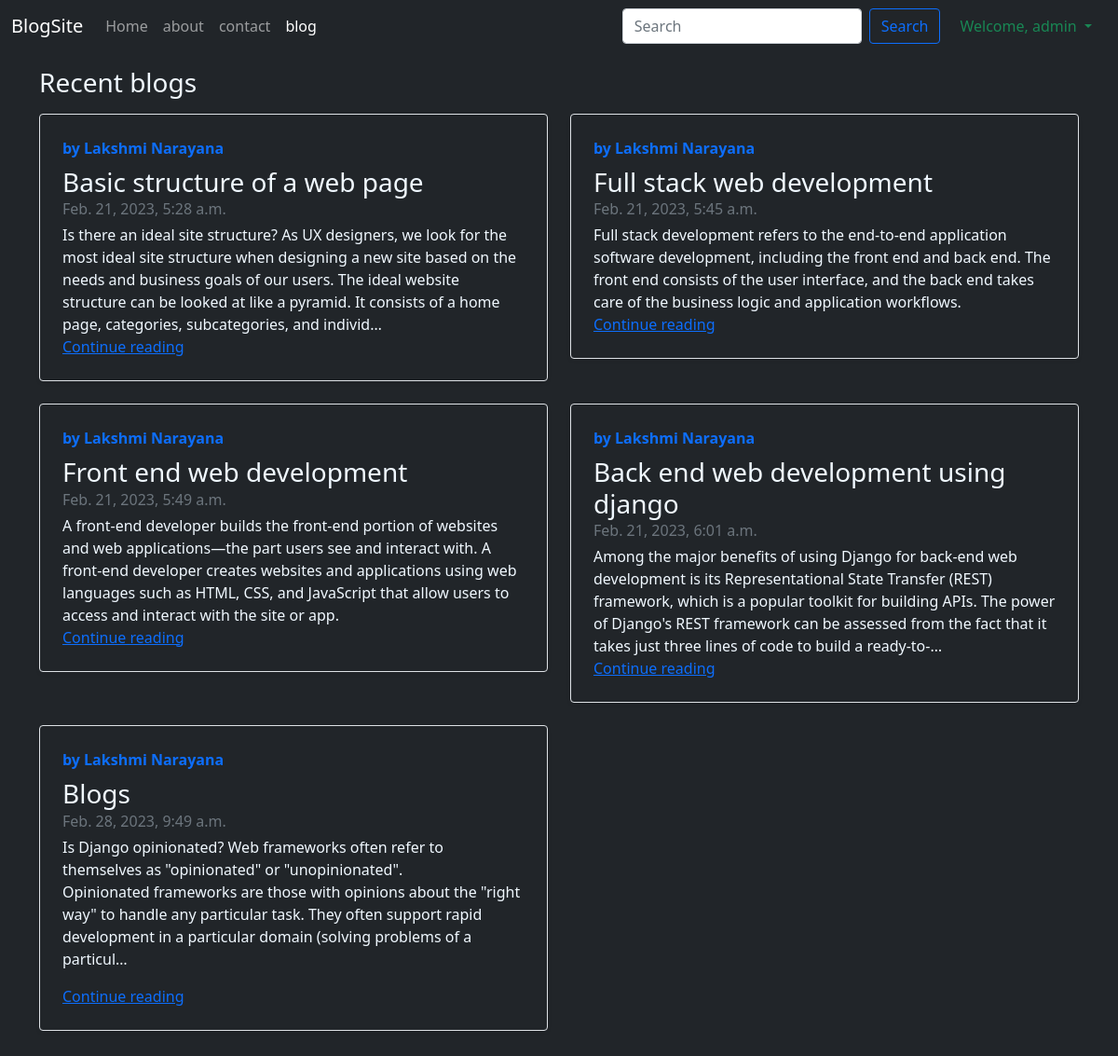
Page /blog/ (signed in) on the committed database.
### blog/models.py (models this page shows, shortened)
class Post(models.Model):
    sno = models.AutoField(primary_key=True)
    author= models.CharField(max_length=100)
    title=models.CharField(max_length=100)
    slug=models.CharField(max_length=140)
    timestamp=models.DateTimeField(blank=True)
    content=models.TextField()

### blog/views.py (the view)
# urls.py: path('',views.blogpage,name='blogpage'),
def blogpage(request):
      allPosts=Post.objects.all()
      context={"allPosts":allPosts}
      return render(request,"blog/blogpage.html",context)

### templates/blog/blogpage.html (shortened to what this page needs)
{% extends 'basics.html' %}
{% block blogactive %}active{% endblock blogactive %}
{% block body %}
<h3 class=" my-3">Recent blogs</h3>
<div class="row mb-2">
  {% for post in allPosts%}
    <div class="col-md-6">
      <div class="row g-0 border rounded overflow-hidden flex-md-row mb-4 shadow-sm h-md-250 position-relative">
        <div class="col p-4 d-flex flex-column position-static">
          <strong class="d-inline-block mb-2 text-primary"> by {{post.author}}</strong>
          <h3 class="mb-0">{{post.title}}</h3>
          <div class="mb-1 text-muted">{{post.timestamp}}</div>
          <p class="card-text mb-auto">{{post.content|safe |truncatechars:300}}</p>
          <a href="/blog/{{post.slug}}" class="stretched-link">Continue reading</a>
        </div>
      </div>
    </div>
    {% endfor %}
  </div>
{% endblock body %}

### templates/basics.html (shortened to what this page needs)
<!doctype html>
<html lang="en">
<head>
  <link href="https://cdn.jsdelivr.net/npm/bootstrap@5.0.2/dist/css/bootstrap.min.css" rel="stylesheet"
>
</head>
<body style="background-color: #212529; color: aliceblue;">
  <nav class="navbar navbar-expand-lg navbar-dark bg-dark">
    <div class="container-fluid">
      <a class="navbar-brand" href="/">BlogSite</a>
      <div class="collapse navbar-collapse" id="navbarSupportedContent">
        <ul class="navbar-nav me-auto mb-2 mb-lg-0">
          <li class="nav-item">
            <a class="nav-link {% block homeactive %}{% endblock homeactive %} " aria-current="page" href="/">Home</a>
          </li>
          <li class="nav-item">
            <a class="nav-link {% block aboutactive %}{% endblock aboutactive %}" href="/about">about</a>
          </li>
          <li class="nav-item">
            <a class="nav-link {% block contactactive %}{% endblock contactactive %}" href="/contact">contact</a>
          </li>
          <li class="nav-item">
            <a class="nav-link {% block blogactive %}{% endblock blogactive %}" href="/blog">blog</a>
          </li>
        </ul>
        <form method='get' action="/search" class="d-flex" role="search">
          <input class="form-control me-2" type="search" placeholder="Search" aria-label="Search" name="query"
            id="query">
          <button class="btn btn-outline-primary" type="submit" style="margin-right:5px">Search</button>
        </form>
        {% if user.is_authenticated %}
        <div class="nav-item dropdown">
          <a class="nav-link dropdown-toggle text-success" href="#" id="navbarDropdown" role="button" data-bs-toggle="dropdown" aria-expanded="false">
            Welcome, {{request.user}}
          </a>
        </div>
        {% endif %}
      </div>
    </div>
  </nav>
  <div class='container'>
    {% block body %}{% endblock body %}
  </div>
</body>
</html>

### rows in the picture
Post: author "Lakshmi Narayana", title "Basic structure of a web page", timestamp "Feb. 21, 2023, 5:28 a.m.", content "Is there an ideal site structure? As UX designers, we look for the most ideal site structure when designing a new site based on the needs and business goals of our users. The ideal website structure can be looked at like a pyramid. It consists of a home page, categories, subcategories, and individ…"
Post: author "Lakshmi Narayana", title "Full stack web development", timestamp "Feb. 21, 2023, 5:45 a.m.", content "Full stack development refers to the end-to-end application software development, including the front end and back end. The front end consists of the user interface, and the back end takes care of the business logic and application workflows."
Post: author "Lakshmi Narayana", title "Front end web development", timestamp "Feb. 21, 2023, 5:49 a.m.", content "A front-end developer builds the front-end portion of websites and web applications—the part users see and interact with. A front-end developer creates websites and applications using web languages such as HTML, CSS, and JavaScript that allow users to access and interact with the site or app."
Post: author "Lakshmi Narayana", title "Back end web development using django", timestamp "Feb. 21, 2023, 6:01 a.m.", content "Among the major benefits of using Django for back-end web development is its Representational State Transfer (REST) framework, which is a popular toolkit for building APIs. The power of Django's REST framework can be assessed from the fact that it takes just three lines of code to build a ready-to-…"
Post: author "Lakshmi Narayana", title "Blogs", timestamp "Feb. 28, 2023, 9:49 a.m.", content "Is Django opinionated? Web frameworks often refer to themselves as \"opinionated\" or \"unopinionated\". Opinionated frameworks are those with opinions about the \"right way\" to handle any particular task. They often support rapid development in a particular domain (solving problems of a particul…"

### other values in the picture
{{ request.user }} "admin"
